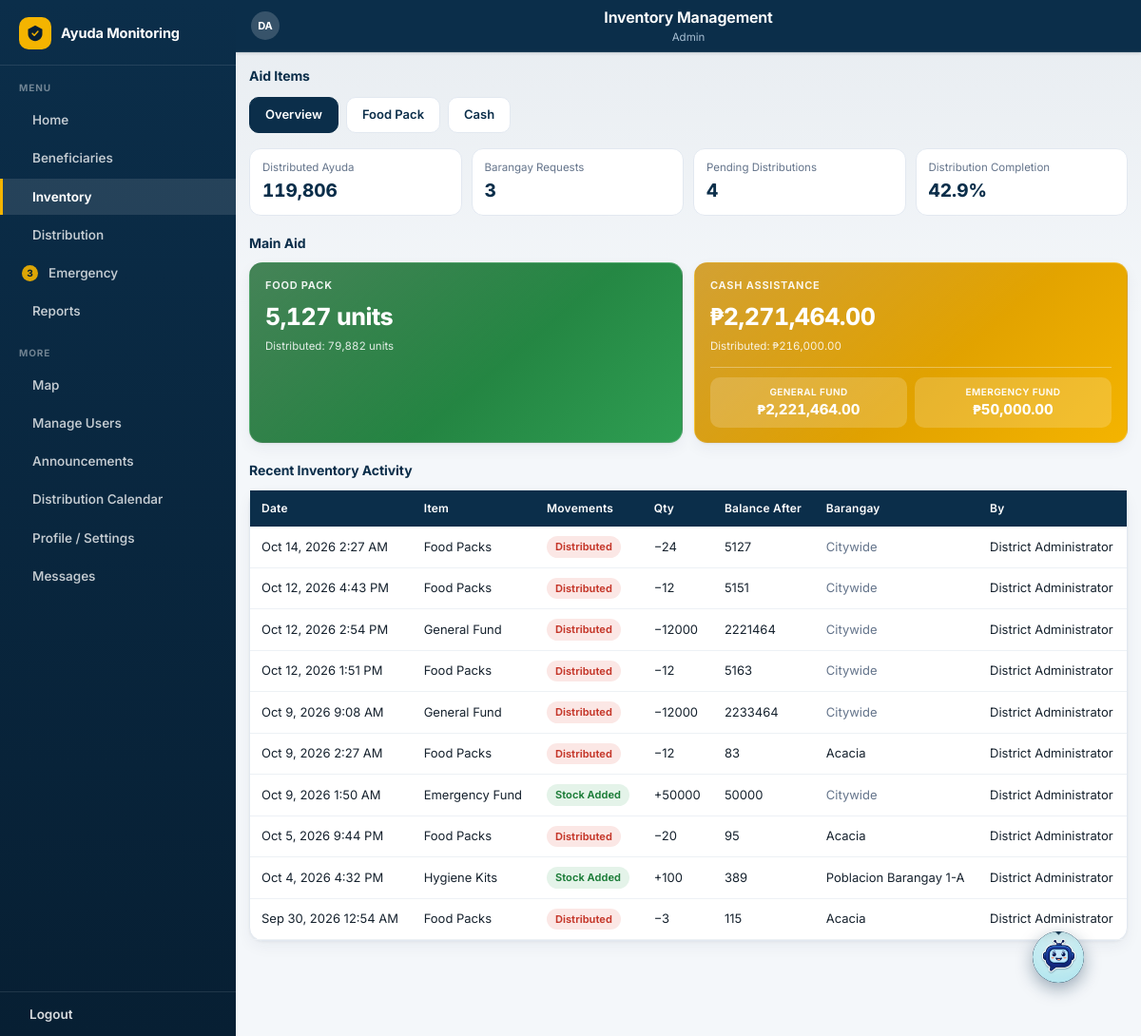
The app's page /inventory.php (signed in) with its own data.
### tables this page shows
CREATE TABLE `inventory` (
  `id` int(11) NOT NULL AUTO_INCREMENT,
  `barangay_id` int(11) DEFAULT NULL,
  `item_name` varchar(100) NOT NULL,
  `quantity` decimal(12,2) NOT NULL DEFAULT 0.00,
  `unit` varchar(30) DEFAULT 'pack',
  `source` varchar(100) DEFAULT NULL,
  `source_details` text DEFAULT NULL,
  `assistance_type` enum('cash','food_pack','relief_goods','sponsored','other') NOT NULL DEFAULT 'other',
  `cash_fund_type` enum('general','emergency') DEFAULT NULL,
  `location` varchar(150) DEFAULT NULL,
  `low_stock_threshold` int(11) NOT NULL DEFAULT 20,
  `updated_at` datetime DEFAULT current_timestamp() ON UPDATE current_timestamp(),
  PRIMARY KEY (`id`),
  KEY `barangay_id` (`barangay_id`),
  CONSTRAINT `inventory_ibfk_1` FOREIGN KEY (`barangay_id`) REFERENCES `barangays` (`id`) ON DELETE CASCADE
);

CREATE TABLE `inventory_transactions` (
  `id` int(11) NOT NULL AUTO_INCREMENT,
  `inventory_id` int(11) NOT NULL,
  `barangay_id` int(11) DEFAULT NULL,
  `item_name` varchar(100) NOT NULL,
  `source` varchar(100) DEFAULT NULL,
  `notes` varchar(255) DEFAULT NULL,
  `type` enum('add','replenish','reserve','release','cancel','deduct') NOT NULL,
  `quantity` decimal(12,2) NOT NULL DEFAULT 0.00,
  `balance_after` decimal(12,2) NOT NULL DEFAULT 0.00,
  `done_by` int(11) DEFAULT NULL,
  `created_at` datetime DEFAULT current_timestamp(),
  PRIMARY KEY (`id`),
  KEY `inventory_id` (`inventory_id`),
  CONSTRAINT `inventory_transactions_ibfk_1` FOREIGN KEY (`inventory_id`) REFERENCES `inventory` (`id`) ON DELETE CASCADE
);

CREATE TABLE `users` (
  `id` int(11) NOT NULL AUTO_INCREMENT,
  `username` varchar(50) NOT NULL,
  `password_hash` varchar(255) NOT NULL,
  `full_name` varchar(150) NOT NULL,
  `role` enum('district_admin','barangay_staff') NOT NULL,
  `barangay_id` int(11) DEFAULT NULL,
  `status` enum('pending','approved') NOT NULL DEFAULT 'approved',
  `photo_path` varchar(255) DEFAULT NULL,
  `mfa_secret` varchar(64) DEFAULT NULL,
  `created_at` datetime DEFAULT current_timestamp(),
  `reset_token` varchar(64) DEFAULT NULL,
  `reset_expires` datetime DEFAULT NULL,
  PRIMARY KEY (`id`),
  UNIQUE KEY `username` (`username`),
  KEY `barangay_id` (`barangay_id`),
  CONSTRAINT `users_ibfk_1` FOREIGN KEY (`barangay_id`) REFERENCES `barangays` (`id`) ON DELETE SET NULL
);

CREATE TABLE `barangays` (
  `id` int(11) NOT NULL AUTO_INCREMENT,
  `district_id` int(11) NOT NULL,
  `name` varchar(100) NOT NULL,
  `latitude` decimal(10,7) DEFAULT NULL,
  `longitude` decimal(10,7) DEFAULT NULL,
  PRIMARY KEY (`id`),
  KEY `district_id` (`district_id`),
  CONSTRAINT `barangays_ibfk_1` FOREIGN KEY (`district_id`) REFERENCES `districts` (`id`) ON DELETE CASCADE
);

### includes/functions.php (called while the page is built, shortened)
<?php
function e(?string $str): string {
    return htmlspecialchars((string)$str, ENT_QUOTES, 'UTF-8');
}
function getCashPools(PDO $pdo): array {
    try {
        $stmt = $pdo->query("SELECT * FROM inventory WHERE assistance_type='cash' AND barangay_id IS NULL ORDER BY FIELD(cash_fund_type,'general','emergency'), id");
        return $stmt->fetchAll() ?: [];
    } catch (Throwable $e) {
        return [];
    }
}
function getAvailableQuantity(float $quantity, float $reserved): float {
    return max(0.0, $quantity - $reserved);
}

### inventory.php (the view, shortened to what this page needs)
<?php
require_once __DIR__ . '/includes/functions.php';
$isAdmin = $_SESSION['role'] === 'district_admin';
$selectedItem = trim($_GET['item'] ?? '');
$tab = $_GET['tab'] ?? 'overview';
$typeLabels = ['cash'=>'Cash Assistance','food_pack'=>'Food Packs','relief_goods'=>'Relief Goods','sponsored'=>'Sponsored','other'=>'Other'];
if ($isAdmin) {
    $mainCards = [];
    $mainDefs = [
        ['aidtype' => 'food_pack', 'label' => 'Food Pack', 'w' => "i.assistance_type='food_pack'", 'dw' => "i3.assistance_type='food_pack'"],
        ['aidtype' => 'cash', 'label' => 'Cash Assistance', 'w' => "i.assistance_type='cash' AND i.barangay_id IS NULL", 'dw' => "i3.assistance_type='cash' AND i3.barangay_id IS NULL"],
    ];
    foreach ($mainDefs as $md) {
        $stmt = $pdo->prepare("SELECT GROUP_CONCAT(DISTINCT i.item_name ORDER BY i.item_name SEPARATOR '||') AS kinds,
                                      GROUP_CONCAT(DISTINCT i.source ORDER BY i.source SEPARATOR '||') AS sources,
                                      COUNT(DISTINCT i.item_name) AS kind_count,
                                      SUM(i.quantity) AS total_qty,
                                      SUM(CASE WHEN i.quantity<=i.low_stock_threshold THEN 1 ELSE 0 END) AS low_count,
                                      COALESCE((SELECT SUM(CASE WHEN i3.assistance_type='cash' THEN dl.amount ELSE dl.quantity END)
                                                FROM distribution_logs dl JOIN inventory i3 ON i3.id=dl.inventory_id
                                                WHERE {$md['dw']}),0) AS total_distributed
                               FROM inventory i WHERE {$md['w']}");
        $stmt->execute();
        $row = $stmt->fetch();
        $row = $row ?: ['kinds' => '', 'kind_count' => 0, 'total_qty' => 0, 'low_count' => 1, 'total_distributed' => 0];
        $mainCards[] = ['aidtype' => $md['aidtype'], 'label' => $md['label']] + $row;
    }
    $glanceDistributed = (int)$pdo->query("SELECT COALESCE(SUM(quantity),0) FROM distribution_logs")->fetchColumn();
    $glanceRequests = (int)$pdo->query("SELECT COUNT(*) FROM barangay_requests WHERE status='pending'")->fetchColumn();
    $glancePendingProgs = (int)$pdo->query("SELECT COUNT(*) FROM distribution_programs WHERE status IN ('scheduled','ongoing')")->fetchColumn();
    $gProg = $pdo->query("SELECT COUNT(*) total, COALESCE(SUM(received),0) received FROM distribution_program_assignments")->fetch();
    $glanceCompletion = $gProg && (int)$gProg['total'] > 0 ? round(((float)$gProg['received'] / (float)$gProg['total']) * 100, 1) : 0;
}
$reservedTotals = ['food_pack'=>0.0,'cash_general'=>0.0,'cash_emergency'=>0.0];
$tabRowLabels = ['overview'=>'Overview','food_pack'=>'Food Pack','cash'=>'Cash'];
$txnTypeLabel = ['add'=>'Added','replenish'=>'Stock Added','reserve'=>'Reserved','release'=>'Released','cancel'=>'Cancelled','deduct'=>'Distributed'];
if ($isAdmin) {
    $recentTxns = array_values(array_filter($pdo->query("SELECT it.*, u.full_name AS done_by_name, br.name AS barangay_name
                               FROM inventory_transactions it
                               LEFT JOIN users u ON u.id=it.done_by
                               LEFT JOIN barangays br ON br.id=it.barangay_id
                               ORDER BY it.created_at DESC LIMIT 10")->fetchAll(), function ($tx) {
        return !(isset($tx['item_name']) && strcasecmp(trim((string)$tx['item_name']), 'cash') === 0);
    }));
}
$aidType = $_GET['aidtype'] ?? '';
$drillLabels = $typeLabels;
$isAidDrill = $isAdmin && $aidType !== '' && array_key_exists($aidType, $drillLabels);
?>
<!DOCTYPE html>
<html lang="en">
<head>
<link rel="stylesheet" href="assets/css/style.css?v=20261019b">
</head>
<body>
<div class="app-shell wide">
    <?php include __DIR__ . '/includes/app_header.php'; ?>
    <div class="content">
            <?php if ($selectedItem === '' && !$isAidDrill): ?>
                <div class="section-title">Aid Items</div>
                <?php if ($isAdmin): ?>
                <div class="tab-row">
                    <?php foreach ($tabRowLabels as $tk => $tv): $tHref = $tk === 'cash' ? '?tab=cash_general' : '?tab=' . urlencode($tk); $tActive = $tk === 'cash' ? ($tab === 'cash_general' || $tab === 'cash_emergency') : $tab === $tk; ?>
                        <a href="<?= e($tHref) ?>" class="tab <?= $tActive ? 'active' : '' ?>"><?= e($tv) ?></a>
                    <?php endforeach; ?>
                </div>
                <?php if ($tab === 'overview'): ?>
                    <div class="glance-grid">
                        <div class="glance-item"><div class="glance-label">Distributed Ayuda</div><div class="glance-num"><?= number_format($glanceDistributed) ?></div></div>
                        <div class="glance-item"><div class="glance-label">Barangay Requests</div><div class="glance-num"><?= $glanceRequests ?></div></div>
                        <div class="glance-item"><div class="glance-label">Pending Distributions</div><div class="glance-num"><?= $glancePendingProgs ?></div></div>
                        <div class="glance-item"><div class="glance-label">Distribution Completion</div><div class="glance-num"><?= $glanceCompletion ?>%</div></div>
                    </div>
                    <div class="section-title" style="margin-top:18px;">Main Aid</div>
                    <div class="grid-2">
                    <?php foreach ($mainCards as $mc): $mcCash = $mc['aidtype'] === 'cash'; $mcRes = $mcCash ? ((float)($reservedTotals['cash_general'] ?? 0) + (float)($reservedTotals['cash_emergency'] ?? 0)) : (float)($reservedTotals['food_pack'] ?? 0); $mcAvail = getAvailableQuantity((float)$mc['total_qty'], $mcRes); $mcTheme = $mcCash ? 'gold' : 'green'; ?>
                        <a href="?tab=<?= urlencode($mcCash ? 'cash_general' : 'food_pack') ?>" class="stat-card stat-<?= $mcTheme ?>" style="display:block;text-decoration:none;">
                            <div class="stat-label"><?= e(strtoupper($mc['label'])) ?></div>
                            <div class="stat-num"><?= $mcCash ? '&#8369;' . number_format($mcAvail, 2) : number_format($mcAvail, 0) . ' units' ?></div>
                            <div class="stat-sub">Distributed: <?= $mcCash ? '&#8369;' . number_format((float)$mc['total_distributed'], 2) : number_format((float)$mc['total_distributed'], 0) . ' units' ?></div>
                            <?php if ($mcCash): $cashPools = getCashPools($pdo); ?>
                                <div style="position:relative;z-index:1;margin-top:12px;border-top:1px solid rgba(255,255,255,0.32);padding-top:10px;display:flex;gap:8px;flex-wrap:wrap;">
                                    <?php foreach ($cashPools as $cp): $cpFund = $cp['cash_fund_type'] === 'emergency' ? 'emergency' : 'general'; $cpAvail = getAvailableQuantity((float)$cp['quantity'], (float)($reservedTotals['cash_' . $cpFund] ?? 0)); ?>
                                        <div style="flex:1;min-width:110px;text-align:center;background:rgba(255,255,255,0.18);border-radius:10px;padding:8px 6px;">
                                            <div style="font-size:10px;font-weight:650;letter-spacing:0.04em;opacity:0.95;"><?= $cpFund === 'emergency' ? 'EMERGENCY FUND' : 'GENERAL FUND' ?></div>
                                            <div style="font-size:15px;font-weight:750;font-variant-numeric:tabular-nums;">&#8369;<?= number_format($cpAvail, 2) ?></div>
                                        </div>
                                    <?php endforeach; ?>
                                </div>
                            <?php endif; ?>
                        </a>
                    <?php endforeach; ?>
                    </div>
                    <div class="section-title" style="margin-top:18px;">Recent Inventory Activity</div>
                    <div class="card" style="padding:0;">
                        <div class="table-responsive">
                        <table class="data-table data-table-wide">
                            <thead><tr><th>Date</th><th>Item</th><th>Movements</th><th>Qty</th><th>Balance After</th><th>Barangay</th><th>By</th></tr></thead>
                            <tbody>
                            <?php foreach ($recentTxns as $tx): $cls = $tx['type']==='deduct' ? 'badge-danger' : (in_array($tx['type'], ['add','replenish','release','cancel'], true) ? 'badge-success' : 'badge-warning'); ?>
                                <tr>
                                    <td><?= date('M j, Y g:i A', strtotime($tx['created_at'])) ?></td>
                                    <td><?= e($tx['item_name']) ?></td>
                                    <td><span class="badge <?= $cls ?>"><?= e($txnTypeLabel[$tx['type']] ?? $tx['type']) ?></span></td>
                                    <td><?= (in_array($tx['type'], ['deduct','reserve'], true) ? '&minus;' : '+') . (float)$tx['quantity'] ?></td>
                                    <td><?= (float)$tx['balance_after'] ?></td>
                                    <td><?= !empty($tx['barangay_name']) ? e($tx['barangay_name']) : '<span class="text-muted">Citywide</span>' ?></td>
                                    <td><?= e($tx['done_by_name'] ?: 'System') ?></td>
                                </tr>
                            <?php endforeach; ?>
                            </tbody>
                        </table>
                        </div>
                    </div>
                <?php endif; ?>
                <?php endif; ?>
            <?php endif; ?>
    </div>
    <?php include __DIR__ . '/includes/app_bottomnav.php'; ?>
</div>
</body>
</html>

### records on screen
inventory: shows "GENERAL FUND", cpAvail "2,221,464.00"
inventory: shows "EMERGENCY FUND", cpAvail "50,000.00"
inventory_transactions: created_at "Oct 14, 2026 2:27 AM", item_name "Food Packs", type "Distributed", quantity "24", balance_after "5127", shows "Citywide", users.full_name "District Administrator"
inventory_transactions: created_at "Oct 12, 2026 4:43 PM", item_name "Food Packs", type "Distributed", quantity "12", balance_after "5151", shows "Citywide", users.full_name "District Administrator"
inventory_transactions: created_at "Oct 12, 2026 2:54 PM", item_name "General Fund", type "Distributed", quantity "12000", balance_after "2221464", shows "Citywide", users.full_name "District Administrator"
inventory_transactions: created_at "Oct 12, 2026 1:51 PM", item_name "Food Packs", type "Distributed", quantity "12", balance_after "5163", shows "Citywide", users.full_name "District Administrator"
inventory_transactions: created_at "Oct 9, 2026 9:08 AM", item_name "General Fund", type "Distributed", quantity "12000", balance_after "2233464", shows "Citywide", users.full_name "District Administrator"
inventory_transactions: created_at "Oct 9, 2026 2:27 AM", item_name "Food Packs", type "Distributed", quantity "12", balance_after "83", barangay.name "Acacia", users.full_name "District Administrator"
inventory_transactions: created_at "Oct 9, 2026 1:50 AM", item_name "Emergency Fund", type "Stock Added", quantity "50000", balance_after "50000", shows "Citywide", users.full_name "District Administrator"
inventory_transactions: created_at "Oct 5, 2026 9:44 PM", item_name "Food Packs", type "Distributed", quantity "20", balance_after "95", barangay.name "Acacia", users.full_name "District Administrator"
inventory_transactions: created_at "Oct 4, 2026 4:32 PM", item_name "Hygiene Kits", type "Stock Added", quantity "100", balance_after "389", barangay.name "Poblacion Barangay 1-A", users.full_name "District Administrator"
inventory_transactions: created_at "Sep 30, 2026 12:54 AM", item_name "Food Packs", type "Distributed", quantity "3", balance_after "115", barangay.name "Acacia", users.full_name "District Administrator"

### other values on screen
$hdrTitle "Inventory Management"
$initials "DA"
$tv "Overview"
$tv "Food Pack"
$tv "Cash"
$glanceDistributed "119,806"
$glanceRequests "3"
$glancePendingProgs "4"
$glanceCompletion "42.9"
$mc['label'] "FOOD PACK"
$mcAvail "5,127"
$mc['total_distributed'] "79,882"
$mc['label'] "CASH ASSISTANCE"
$mcAvail "2,271,464.00"
$mc['total_distributed'] "216,000.00"
